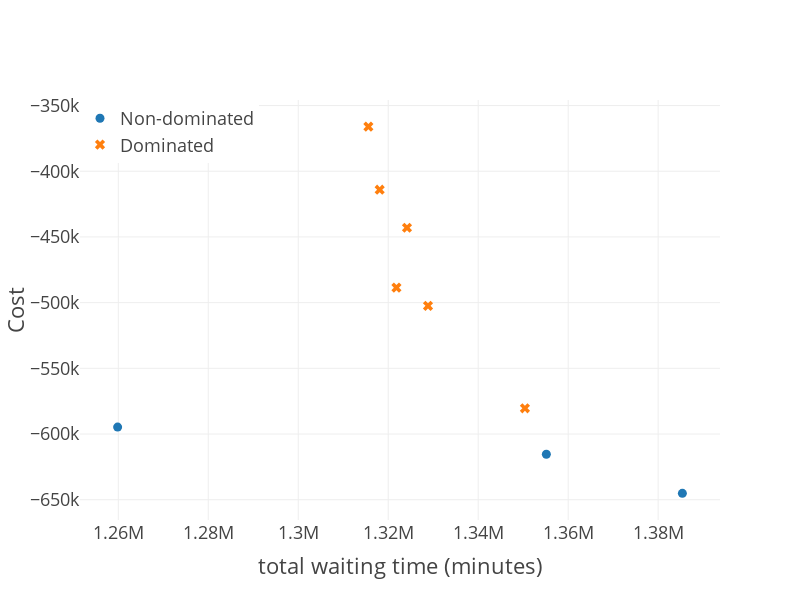

Source (notebook cell):
### Code cell
draw_pareto_frontier(P, D_all)

### Figure 1 — Plotly figure (JSON) as saved in the notebook; plotly's stock layout.template omitted (floating-point values rounded to 4 significant figures)
{"data": [{"mode": "markers", "name": "Non-dominated", "type": "scatter", "x": [1355149, 1385383, 1260000.0], "y": [-615420, -645180, -594740]}, {"marker": {"symbol": "x"}, "mode": "markers", "name": "Dominated", "type": "scatter", "x": [1318100, 1324169, 1316000.0, 1328839, 1321825, 1350386], "y": [-414040, -442990, -366040, -502440, -488600, -580440]}], "layout": {"height": 600, "legend": {"x": 0, "y": 1}, "width": 800, "xaxis": {"title": {"text": "total waiting time (minutes)"}}, "yaxis": {"title": {"text": "Cost"}}}}
